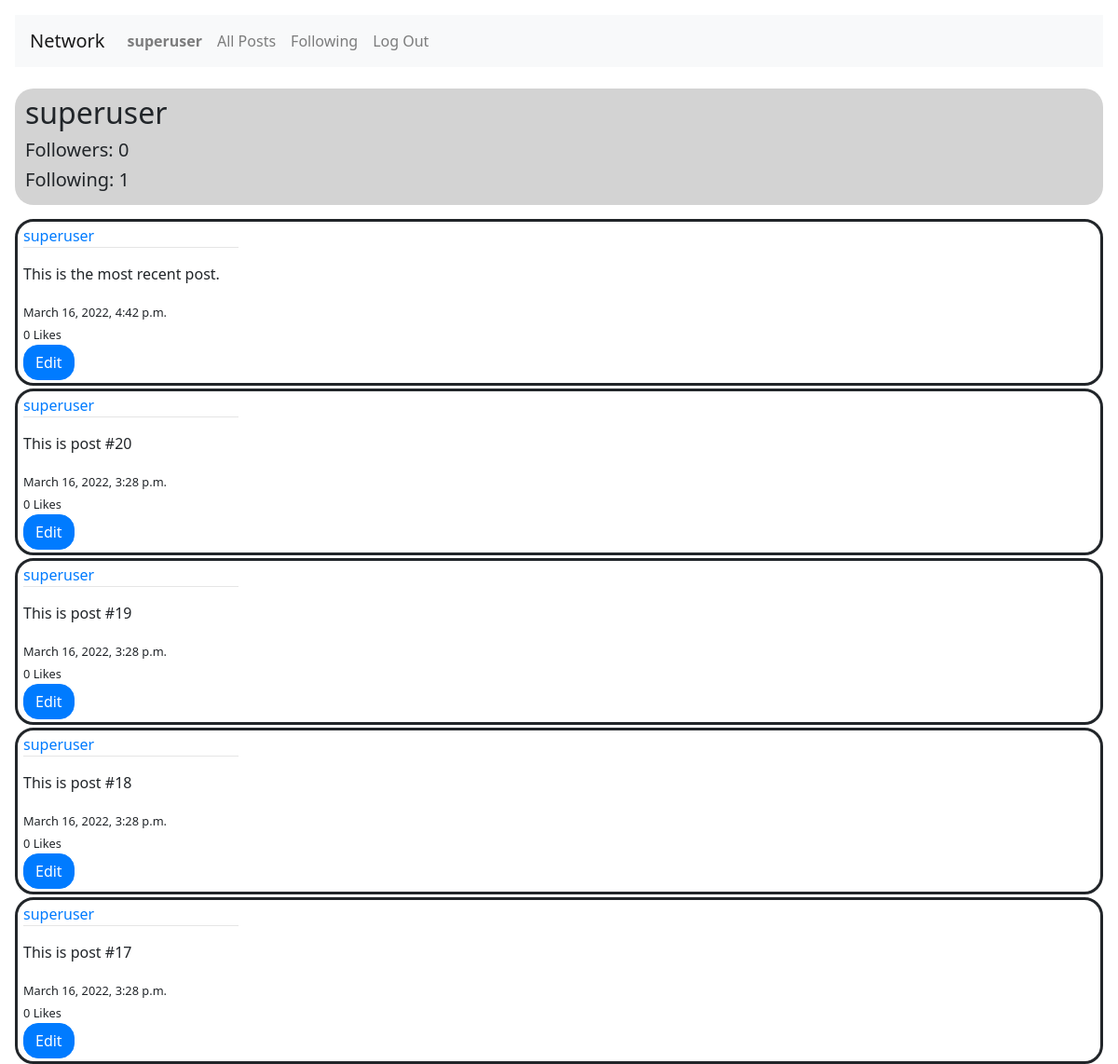
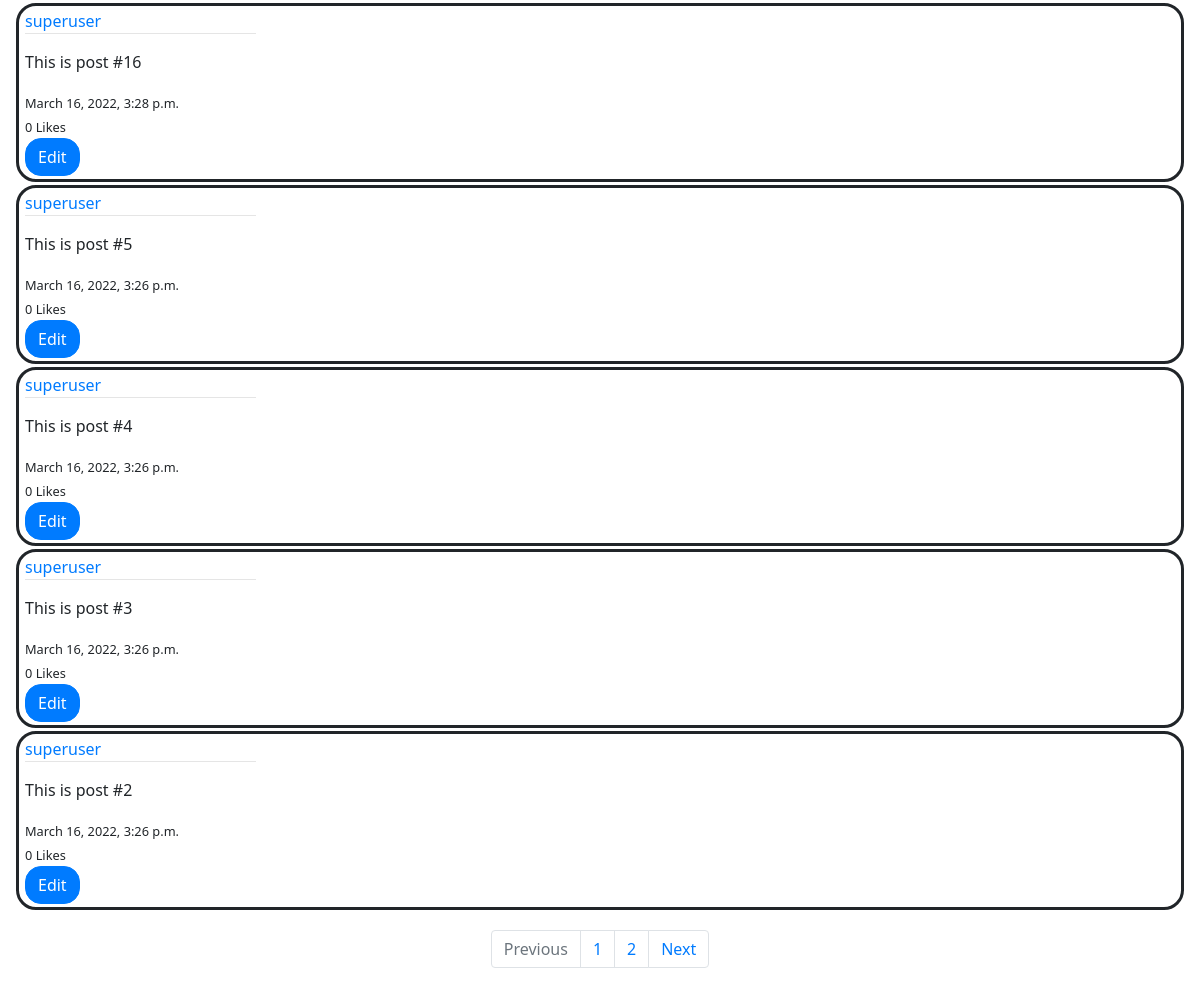
Screenshot of /profile/superuser (signed in) with the database file from the repository (2 pictures, top to bottom).
### network/models.py (models this page shows)
class User(AbstractUser):
    followers = models.ManyToManyField('self', blank=True, symmetrical=False)
    following = models.ManyToManyField('self', blank=True, symmetrical=False, related_name="followed_by")

class Post(models.Model):
    user = models.ForeignKey(User, on_delete=models.CASCADE, related_name="posts")
    content = models.TextField(max_length=512)
    date = models.DateTimeField(auto_now_add=True)
    likes = models.ManyToManyField(User)

### network/views.py (the view, shortened to what this page needs)
# urls.py: path("profile/<str:username>", views.profile_page, name="profile"),
@csrf_exempt
def profile_page(request, username, page_number=1):
    profile_owner = User.objects.get(username=username)
    if request.user in profile_owner.followers.all():
        isFollower = True
    else:
        isFollower = False
    followers = profile_owner.followers.aggregate(Count("id"))
    following = profile_owner.following.aggregate(Count("id"))
    posts = profile_owner.posts.all()
    posts = posts[::-1]
    p = Paginator(posts, 10)
    current_page = p.page(page_number)
    page_posts = current_page.object_list
    return render(request, "network/profile.html", {
        "owner": str(profile_owner.username),
        "visitor": str(request.user),
        "followers": followers["id__count"],
        "following": following["id__count"],
        "posts": page_posts,
        "num_pages": p.num_pages,
        "current_page": current_page,
        "has_next": current_page.has_next(),
        "has_prev": current_page.has_previous(),
        "next_num": current_page.next_page_number,
        "prev_num": current_page.previous_page_number,
        "p": p,
        "isFollower": isFollower
    })

### network/templates/network/profile.html (shortened to what this page needs)
{% extends "network/layout.html" %}
{% load static %}
{% block body %}
{% if user.is_authenticated %}
    <div id="profile-header">
        <h2 id="profile-username">{{ owner }}</h2>
        <h5>Followers: <span id="followers-count">{{ followers }}</span></h5>
        <h5>Following: <span id="following-count">{{ following }}</span></h5>
    </div>
    {% for post in posts %}
        <div class="posts">
            <a href="{% url 'network:profile' post.user %}">{{ post.user }}</a>
            <hr style="margin-top: 0; width: 20%; position: relative; margin-left: 0px;">
            <p class="post-content">{{ post.content }}</p>
            <small>{{ post.date }}</small><br>
            <small><span class="post-likes">{{ post.likes.all.count }}</span> Likes</small><br>
            {% if post.user == user %}
                <input class="btn btn-primary editBtn" type="submit" value="Edit" style="border-radius: 16px; position: relative;">
            {% endif %}
        </div>
    {% endfor %}
    <nav aria-label="Posts navigation" style="margin-top: 20px;">
        <ul class="pagination justify-content-center">
            {% if has_prev %}
                <li class="page-item"><a class="page-link" href="{{ prev_num }}">Previous</a></li>
            {% else %}
                <li class="page-item disabled"><a class="page-link" href="#" aria-disabled="true">Previous</a></li>
            {% endif %}
            {% for i in p.page_range %}
                <li class="page-item"><a class="page-link" href="/profile/{{owner}}/{{i}}">{{i}}</a></li>
            {% endfor %}
            {% if has_next %}
                <li class="page-item"><a class="page-link" href="{{ next_num }}">Next</a></li>
            {% else %}
                <li class="page-item disabled"><a class="page-link" href="#" aria-disabled="true">Next</a></li>
            {% endif %}
        </ul>
    </nav>
{% endif %}
{% endblock %}

### network/templates/network/layout.html (shortened to what this page needs)
{% load static %}
<!DOCTYPE html>
<html lang="en">
    <head>
        <link rel="stylesheet" href="https://stackpath.bootstrapcdn.com/bootstrap/4.4.1/css/bootstrap.min.css">
        <link href="{% static 'network/style.css' %}" rel="stylesheet">
    </head>
    <body>
        <nav class="navbar navbar-expand-lg navbar-light bg-light" style="margin-bottom: 2%;">
            <a class="navbar-brand" href="#">Network</a>
            <div>
              <ul class="navbar-nav mr-auto">
                {% if user.is_authenticated %}
                    <li class="nav-item">
                        <a class="nav-link" href="{% url 'network:profile' user.username %}"><strong>{{ user.username }}</strong></a>
                    </li>
                {% endif %}
                <li class="nav-item">
                  <a class="nav-link" href="{% url 'network:index' %}">All Posts</a>
                </li>
                {% if user.is_authenticated %}
                    <li class="nav-item">
                        <a class="nav-link" href="{% url 'network:following' %}">Following</a>
                    </li>
                    <li class="nav-item">
                        <a class="nav-link" href="{% url 'network:logout' %}">Log Out</a>
                    </li>
                {% endif %}
              </ul>
            </div>
          </nav>
        <div class="body">
            {% block body %}
            {% endblock %}
        </div>
    </body>
</html>

### network/static/network/style.css (style rules this page uses)
body { padding: 16px; font-family: 'Segoe UI', Tahoma, Geneva, Verdana, sans-serif; }
.posts { border: solid; padding: 3px 3px 3px 6px; border-radius: 20px; margin-bottom: 3px; }
#profile-header { background-color: lightgray; padding: 7px 7px 7px 11px; border-radius: 20px; margin-bottom: 15px; }

### rows the page displays
User: username "superuser"
Post: user "superuser", content "This is the most recent post.", date "March 16, 2022, 4:42 p.m.", likes.all.count "0"
Post: user "superuser", content "This is post #20", date "March 16, 2022, 3:28 p.m.", likes.all.count "0"
Post: user "superuser", content "This is post #19", date "March 16, 2022, 3:28 p.m.", likes.all.count "0"
Post: user "superuser", content "This is post #18", date "March 16, 2022, 3:28 p.m.", likes.all.count "0"
Post: user "superuser", content "This is post #17", date "March 16, 2022, 3:28 p.m.", likes.all.count "0"
Post: user "superuser", content "This is post #16", date "March 16, 2022, 3:28 p.m.", likes.all.count "0"
Post: user "superuser", content "This is post #5", date "March 16, 2022, 3:26 p.m.", likes.all.count "0"
Post: user "superuser", content "This is post #4", date "March 16, 2022, 3:26 p.m.", likes.all.count "0"
Post: user "superuser", content "This is post #3", date "March 16, 2022, 3:26 p.m.", likes.all.count "0"
Post: user "superuser", content "This is post #2", date "March 16, 2022, 3:26 p.m.", likes.all.count "0"

### other values shown
{{ followers }} "0"
{{ following }} "1"
{{ i }} "1" "2"
